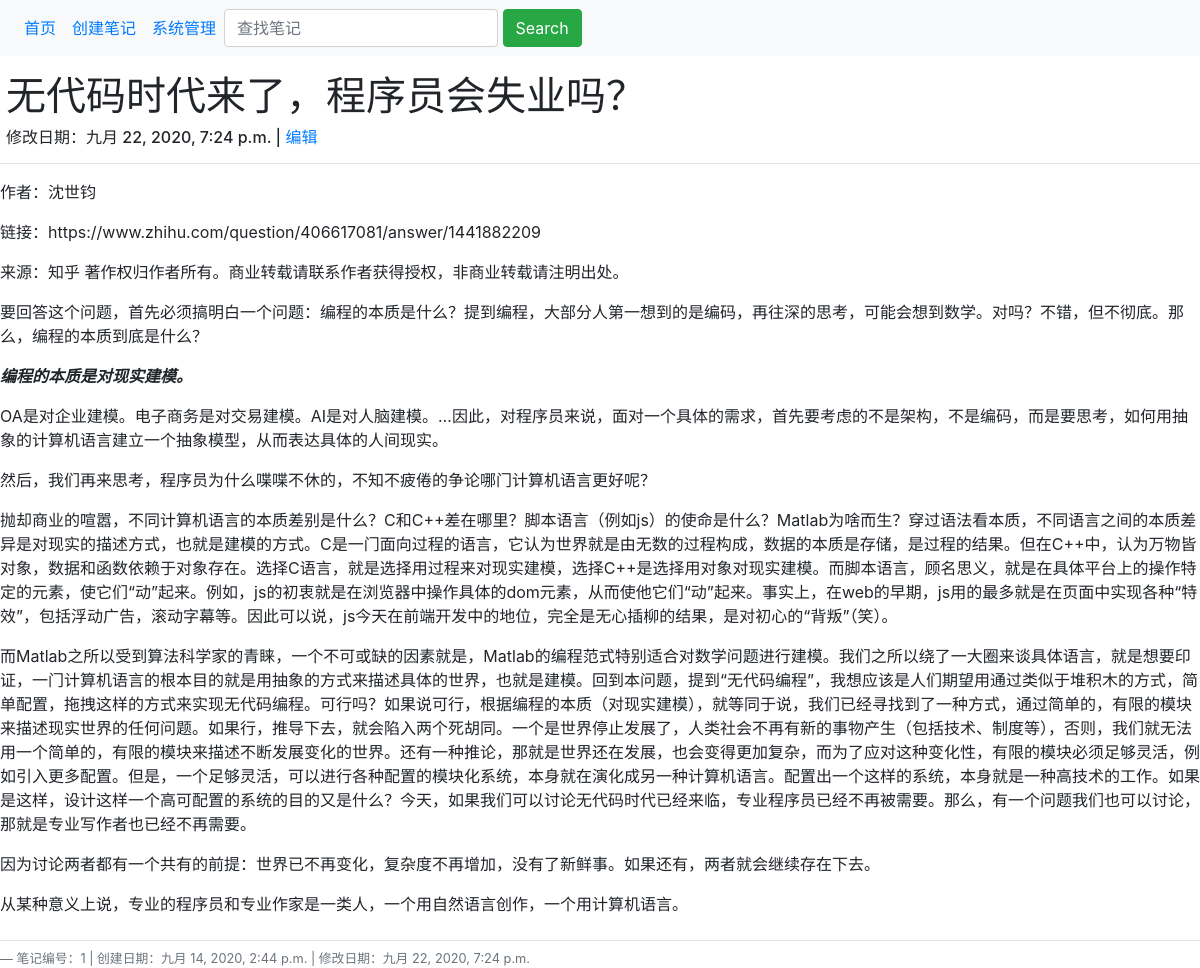
Screenshot of /view/1/ with the database file from the repository.
### wiki/models.py (models this page shows, shortened)
class Note(models.Model):
    note_name = models.CharField(verbose_name='笔记标题', max_length=100, unique=True, null=False)
    context = models.TextField(verbose_name='笔记内容', default='')
    add_time = models.DateTimeField(auto_now_add=True)
    change_time = models.DateTimeField(auto_now=True)

### wiki/views.py (the view)
# urls.py: path('view/<int:note_id>/', views.view_note, name='查看笔记'),
def view_note(request, note_id):
    get_note = Note.objects.filter(id=note_id)
    context = {
        'note_id': note_id,
        'view': get_note,
    }
    return render(request, 'view_note.html', context)

### wiki/templates/view_note.html (shortened to what this page needs)
{% load static %}
<!DOCTYPE html>
<html lang="zh">
<head>
    <link rel="stylesheet" href="{% static 'css/bootstrap.css' %}">
</head>
<body>
    {% include 'NAV_BAR.html' %}
{% for context in view %}
    <h1>{{ context.note_name }}</h1>
    <h6>修改日期：{{ context.change_time }} | <a href="{% url '编辑笔记' context.id %}">编辑</a></h6>
    <hr>
    <p style="padding-left: 4px;padding-right: 4px;">{{ context.context | safe }}</p>
{% endfor %}
    <hr style="margin-top: 24px; margin-bottom: 8px">
    <footer class="blockquote-footer">笔记编号：{{ note_id }}&nbsp;|&nbsp;创建日期：{{ view.first.add_time }}&nbsp;|&nbsp;修改日期：{{ view.first.change_time }}</footer>
</body></html>

### wiki/templates/NAV_BAR.html
<nav class="navbar navbar-expand-sm bg-light"><ul class="navbar-nav">
    <li class="nav-item"><a class="nav-link" href="{% url '主页' %}">首页</a></li>
    <li class="nav-item"><a class="nav-link" href="{% url '创建笔记' %}">创建笔记</a></li>
    <li class="nav-item"><a class="nav-link" href="/admin/">系统管理</a></li></ul>
    <form class="form-inline" method="get" action="{% url '搜索' %}">{% csrf_token %}
    <input class="form-control" type="text" placeholder="查找笔记" name="query">&nbsp;
    <button class="btn btn-success" type="submit" style="margin-top: 0">Search</button>
</form></nav>

### wiki/templates/view_note.html (style rules this page uses)
h1 { margin-top: 16px; }
h1, h6 { margin-left: 6px; }

### rows the page displays
Note: note_name "无代码时代来了，程序员会失业吗？", change_time "九月 22, 2020, 7:24 p.m.", context "作者：沈世钧 链接：https://www.zhihu.com/question/406617081/answer/1441882209 来源：知乎 著作权归作者所有。商业转载请联系作者获得授权，非商业转载请注明出处。 要回答这个问题，首先必须搞明白一个问题：编程的本质是什么？提到编程，大部分人第一想到的是编码，再往深的思考，可能会想到数学。对吗？不错，但不彻底。那么，编程的本质到底是什么？ 编程的本质是对现实建模。 OA是对企业建模。电子商务是对交易建模。AI是对人脑建模。…因此，对程序员来说，面对一个具体的需求，首先要考虑的不是架构，不是编码，而是要思考，如何用抽象的计算机语言建立一个抽象模型，从而表达具体的人间现实。 然后，我们再来思考，程序员为什么喋喋不休的，不知不疲倦的争论哪门计算机语言更好呢？…", first.add_time "九月 14, 2020, 2:44 p.m.", first.change_time "九月 22, 2020, 7:24 p.m."

### other values shown
{{ note_id }} "1"
